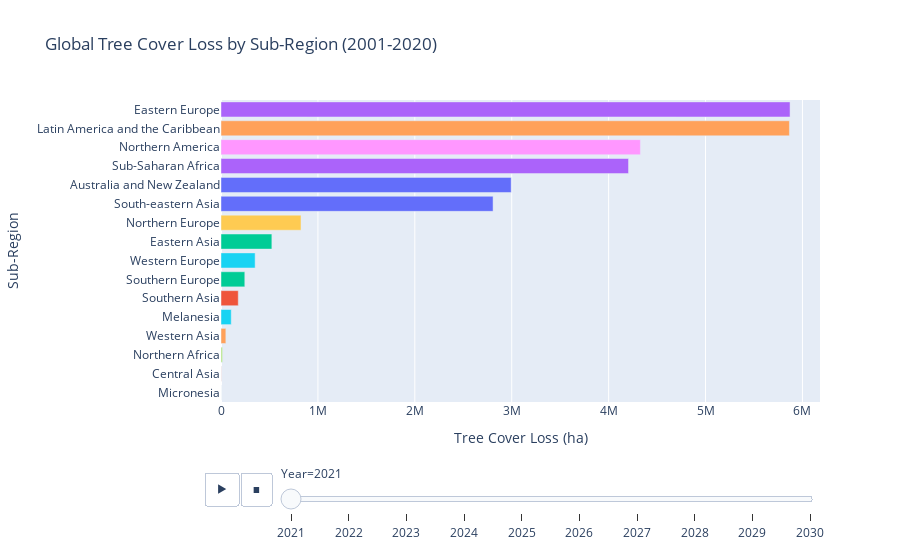

The notebook cell saved with this chart:
### Code cell
fig = px.bar(
    subregion_year_loss,
    x="TreeCoverLoss_ha",        
    y="sub-region",             
    color="sub-region",         
    animation_frame="Year",    
    title="Global Tree Cover Loss by Sub-Region (2001-2020)", 
    labels={"TreeCoverLoss_ha": "Tree Cover Loss (ha)", "sub-region": "Sub-Region"},
    orientation="h"         
)

fig.update_layout(
    xaxis_title="Tree Cover Loss (ha)", 
    yaxis_title="Sub-Region",  
    yaxis=dict(categoryorder="total ascending"), 
    showlegend=False   
)

fig.show()

### Figure 1 — Plotly figure (JSON) as saved in the notebook; plotly's stock layout.template omitted (floating-point values rounded to 4 significant figures)
{"data": [{"alignmentgroup": "True", "hovertemplate": "Sub-Region=%{y}<br>Year=2021<br>Tree Cover Loss (ha)=%{x}<extra></extra>", "legendgroup": "Australia and New Zealand", "marker": {"color": "#636efa", "pattern": {"shape": ""}}, "name": "Australia and New Zealand", "offsetgroup": "Australia and New Zealand", "orientation": "h", "showlegend": true, "textposition": "auto", "type": "bar", "x": [2995000.0], "xaxis": "x", "y": ["Australia and New Zealand"], "yaxis": "y"}, {"alignmentgroup": "True", "hovertemplate": "Sub-Region=%{y}<br>Year=2021<br>Tree Cover Loss (ha)=%{x}<extra></extra>", "legendgroup": "Central Asia", "marker": {"color": "#EF553B", "pattern": {"shape": ""}}, "name": "Central Asia", "offsetgroup": "Central Asia", "orientation": "h", "showlegend": true, "textposition": "auto", "type": "bar", "x": [1321.0], "xaxis": "x", "y": ["Central Asia"], "yaxis": "y"}, {"alignmentgroup": "True", "hovertemplate": "Sub-Region=%{y}<br>Year=2021<br>Tree Cover Loss (ha)=%{x}<extra></extra>", "legendgroup": "Eastern Asia", "marker": {"color": "#00cc96", "pattern": {"shape": ""}}, "name": "Eastern Asia", "offsetgroup": "Eastern Asia", "orientation": "h", "showlegend": true, "textposition": "auto", "type": "bar", "x": [524900.0], "xaxis": "x", "y": ["Eastern Asia"], "yaxis": "y"}, {"alignmentgroup": "True", "hovertemplate": "Sub-Region=%{y}<br>Year=2021<br>Tree Cover Loss (ha)=%{x}<extra></extra>", "legendgroup": "Eastern Europe", "marker": {"color": "#ab63fa", "pattern": {"shape": ""}}, "name": "Eastern Europe", "offsetgroup": "Eastern Europe", "orientation": "h", "showlegend": true, "textposition": "auto", "type": "bar", "x": [5872000.0], "xaxis": "x", "y": ["Eastern Europe"], "yaxis": "y"}, {"alignmentgroup": "True", "hovertemplate": "Sub-Region=%{y}<br>Year=2021<br>Tree Cover Loss (ha)=%{x}<extra></extra>", "legendgroup": "Latin America and the Caribbean", "marker": {"color": "#FFA15A", "pattern": {"shape": ""}}, "name": "Latin America and the Caribbean", "offsetgroup": "Latin America and the Caribbean", "orientation": "h", "showlegend": true, "textposition": "auto", "type": "bar", "x": [5866000.0], "xaxis": "x", "y": ["Latin America and the Caribbean"], "yaxis": "y"}, {"alignmentgroup": "True", "hovertemplate": "Sub-Region=%{y}<br>Year=2021<br>Tree Cover Loss (ha)=%{x}<extra></extra>", "legendgroup": "Melanesia", "marker": {"color": "#19d3f3", "pattern": {"shape": ""}}, "name": "Melanesia", "offsetgroup": "Melanesia", "orientation": "h", "showlegend": true, "textposition": "auto", "type": "bar", "x": [105600.0], "xaxis": "x", "y": ["Melanesia"], "yaxis": "y"}, {"alignmentgroup": "True", "hovertemplate": "Sub-Region=%{y}<br>Year=2021<br>Tree Cover Loss (ha)=%{x}<extra></extra>", "legendgroup": "Micronesia", "marker": {"color": "#FF6692", "pattern": {"shape": ""}}, "name": "Micronesia", "offsetgroup": "Micronesia", "orientation": "h", "showlegend": true, "textposition": "auto", "type": "bar", "x": [27.05], "xaxis": "x", "y": ["Micronesia"], "yaxis": "y"}, {"alignmentgroup": "True", "hovertemplate": "Sub-Region=%{y}<br>Year=2021<br>Tree Cover Loss (ha)=%{x}<extra></extra>", "legendgroup": "Northern Africa", "marker": {"color": "#B6E880", "pattern": {"shape": ""}}, "name": "Northern Africa", "offsetgroup": "Northern Africa", "orientation": "h", "showlegend": true, "textposition": "auto", "type": "bar", "x": [16080.0], "xaxis": "x", "y": ["Northern Africa"], "yaxis": "y"}, {"alignmentgroup": "True", "hovertemplate": "Sub-Region=%{y}<br>Year=2021<br>Tree Cover Loss (ha)=%{x}<extra></extra>", "legendgroup": "Northern America", "marker": {"color": "#FF97FF", "pattern": {"shape": ""}}, "name": "Northern America", "offsetgroup": "Northern America", "orientation": "h", "showlegend": true, "textposition": "auto", "type": "bar", "x": [4328000.0], "xaxis": "x", "y": ["Northern America"], "yaxis": "y"}, {"alignmentgroup": "True", "hovertemplate": "Sub-Region=%{y}<br>Year=2021<br>Tree Cover Loss (ha)=%{x}<extra></extra>", "legendgroup": "Northern Europe", "marker": {"color": "#FECB52", "pattern": {"shape": ""}}, "name": "Northern Europe", "offsetgroup": "Northern Europe", "orientation": "h", "showlegend": true, "textposition": "auto", "type": "bar", "x": [825800.0], "xaxis": "x", "y": ["Northern Europe"], "yaxis": "y"}, {"alignmentgroup": "True", "hovertemplate": "Sub-Region=%{y}<br>Year=2021<br>Tree Cover Loss (ha)=%{x}<extra></extra>", "legendgroup": "South-eastern Asia", "marker": {"color": "#636efa", "pattern": {"shape": ""}}, "name": "South-eastern Asia", "offsetgroup": "South-eastern Asia", "orientation": "h", "showlegend": true, "textposition": "auto", "type": "bar", "x": [2808000.0], "xaxis": "x", "y": ["South-eastern Asia"], "yaxis": "y"}, {"alignmentgroup": "True", "hovertemplate": "Sub-Region=%{y}<br>Year=2021<br>Tree Cover Loss (ha)=%{x}<extra></extra>", "legendgroup": "Southern Asia", "marker": {"color": "#EF553B", "pattern": {"shape": ""}}, "name": "Southern Asia", "offsetgroup": "Southern Asia", "orientation": "h", "showlegend": true, "textposition": "auto", "type": "bar", "x": [178100.0], "xaxis": "x", "y": ["Southern Asia"], "yaxis": "y"}, {"alignmentgroup": "True", "hovertemplate": "Sub-Region=%{y}<br>Year=2021<br>Tree Cover Loss (ha)=%{x}<extra></extra>", "legendgroup": "Southern Europe", "marker": {"color": "#00cc96", "pattern": {"shape": ""}}, "name": "Southern Europe", "offsetgroup": "Southern Europe", "orientation": "h", "showlegend": true, "textposition": "auto", "type": "bar", "x": [245600.0], "xaxis": "x", "y": ["Southern Europe"], "yaxis": "y"}, {"alignmentgroup": "True", "hovertemplate": "Sub-Region=%{y}<br>Year=2021<br>Tree Cover Loss (ha)=%{x}<extra></extra>", "legendgroup": "Sub-Saharan Africa", "marker": {"color": "#ab63fa", "pattern": {"shape": ""}}, "name": "Sub-Saharan Africa", "offsetgroup": "Sub-Saharan Africa", "orientation": "h", "showlegend": true, "textposition": "auto", "type": "bar", "x": [4205000.0], "xaxis": "x", "y": ["Sub-Saharan Africa"], "yaxis": "y"}, {"alignmentgroup": "True", "hovertemplate": "Sub-Region=%{y}<br>Year=2021<br>Tree Cover Loss (ha)=%{x}<extra></extra>", "legendgroup": "Western Asia", "marker": {"color": "#FFA15A", "pattern": {"shape": ""}}, "name": "Western Asia", "offsetgroup": "Western Asia", "orientation": "h", "showlegend": true, "textposition": "auto", "type": "bar", "x": [50030.0], "xaxis": "x", "y": ["Western Asia"], "yaxis": "y"}, {"alignmentgroup": "True", "hovertemplate": "Sub-Region=%{y}<br>Year=2021<br>Tree Cover Loss (ha)=%{x}<extra></extra>", "legendgroup": "Western Europe", "marker": {"color": "#19d3f3", "pattern": {"shape": ""}}, "name": "Western Europe", "offsetgroup": "Western Europe", "orientation": "h", "showlegend": true, "textposition": "auto", "type": "bar", "x": [352300.0], "xaxis": "x", "y": ["Western Europe"], "yaxis": "y"}], "layout": {"barmode": "relative", "legend": {"title": {"text": "Sub-Region"}, "tracegroupgap": 0}, "showlegend": false, "sliders": [{"active": 0, "currentvalue": {"prefix": "Year="}, "len": 0.9, "pad": {"b": 10, "t": 60}, "steps": [{"args": [["2021"], {"frame": {"duration": 0, "redraw": true}, "fromcurrent": true, "mode": "immediate", "transition": {"duration": 0, "easing": "linear"}}], "label": "2021", "method": "animate"}, {"args": [["2022"], {"frame": {"duration": 0, "redraw": true}, "fromcurrent": true, "mode": "immediate", "transition": {"duration": 0, "easing": "linear"}}], "label": "2022", "method": "animate"}, {"args": [["2023"], {"frame": {"duration": 0, "redraw": true}, "fromcurrent": true, "mode": "immediate", "transition": {"duration": 0, "easing": "linear"}}], "label": "2023", "method": "animate"}, {"args": [["2024"], {"frame": {"duration": 0, "redraw": true}, "fromcurrent": true, "mode": "immediate", "transition": {"duration": 0, "easing": "linear"}}], "label": "2024", "method": "animate"}, {"args": [["2025"], {"frame": {"duration": 0, "redraw": true}, "fromcurrent": true, "mode": "immediate", "transition": {"duration": 0, "easing": "linear"}}], "label": "2025", "method": "animate"}, {"args": [["2026"], {"frame": {"duration": 0, "redraw": true}, "fromcurrent": true, "mode": "immediate", "transition": {"duration": 0, "easing": "linear"}}], "label": "2026", "method": "animate"}, {"args": [["2027"], {"frame": {"duration": 0, "redraw": true}, "fromcurrent": true, "mode": "immediate", "transition": {"duration": 0, "easing": "linear"}}], "label": "2027", "method": "animate"}, {"args": [["2028"], {"frame": {"duration": 0, "redraw": true}, "fromcurrent": true, "mode": "immediate", "transition": {"duration": 0, "easing": "linear"}}], "label": "2028", "method": "animate"}, {"args": [["2029"], {"frame": {"duration": 0, "redraw": true}, "fromcurrent": true, "mode": "immediate", "transition": {"duration": 0, "easing": "linear"}}], "label": "2029", "method": "animate"}, {"args": [["2030"], {"frame": {"duration": 0, "redraw": true}, "fromcurrent": true, "mode": "immediate", "transition": {"duration": 0, "easing": "linear"}}], "label": "2030", "method": "animate"}], "x": 0.1, "xanchor": "left", "y": 0, "yanchor": "top"}], "title": {"text": "Global Tree Cover Loss by Sub-Region (2001-2020)"}, "updatemenus": [{"buttons": [{"args": [null, {"frame": {"duration": 500, "redraw": true}, "fromcurrent": true, "mode": "immediate", "transition": {"duration": 500, "easing": "linear"}}], "label": "&#9654;", "method": "animate"}, {"args": [[null], {"frame": {"duration": 0, "redraw": true}, "fromcurrent": true, "mode": "immediate", "transition": {"duration": 0, "easing": "linear"}}], "label": "&#9724;", "method": "animate"}], "direction": "left", "pad": {"r": 10, "t": 70}, "showactive": false, "type": "buttons", "x": 0.1, "xanchor": "right", "y": 0, "yanchor": "top"}], "xaxis": {"anchor": "y", "domain": [0, 1], "title": {"text": "Tree Cover Loss (ha)"}}, "yaxis": {"anchor": "x", "categoryarray": ["Western Europe", "Western Asia", "Sub-Saharan Africa", "Southern Europe", "Southern Asia", "South-eastern Asia", "Northern Europe", "Northern America", "Northern Africa", "Micronesia", "Melanesia", "Latin America and the Caribbean", "Eastern Europe", "Eastern Asia", "Central Asia", "Australia and New Zealand"], "categoryorder": "total ascending", "domain": [0, 1], "title": {"text": "Sub-Region"}}}}
